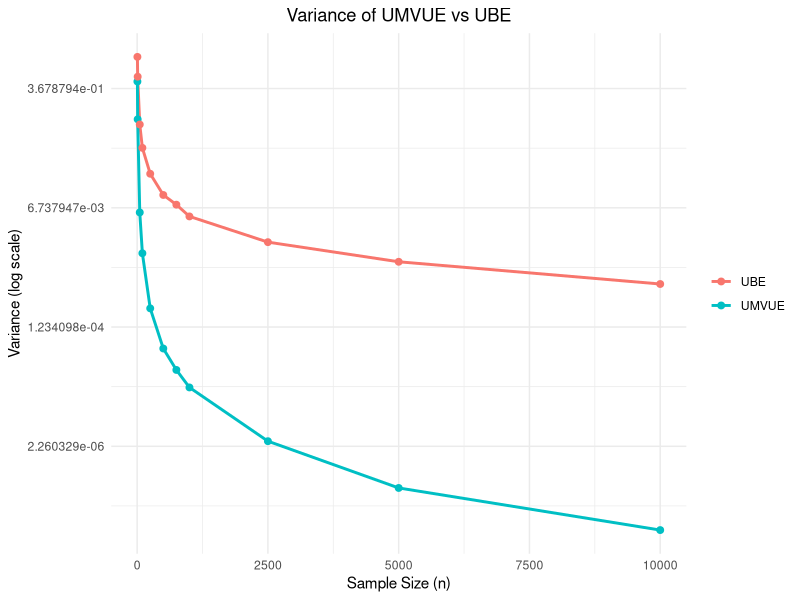

Recreate this plot in R.
# Generate uniform samples and calculate variances of UMVUE and UBE estimators

# Define different sample sizes for the simulation
range_of_n <- c(5,10,50,100,250,500,750,1000,2500,5000,10000)

# True parameter theta for the uniform distribution
theta = 4

# Number of iterations to simulate for each sample size
iterations = 1000

# Initialize vectors to store variance of UMVUE and UBE estimators
var_umvue <- c()
var_ube <- c()

# Loop over each sample size
for(n in range_of_n) {
  
  # Temporary vectors to store UMVUE and UBE estimators for current sample size
  x1 <- c()  # For UMVUE estimators
  x2 <- c()  # For UBE estimators
  
  # Simulate data for the given number of iterations
  for(i in 1:iterations) {
    
    # Generate 'n' random values from uniform(0, theta)
    x <- runif(n, 0, theta)
    
    # Compute the maximum value of the sample (for UMVUE calculation)
    xn <- max(x)
    
    # Compute twice the sample mean (used for UBE calculation)
    xbar2 <- mean(x) * 2
    
    # UMVUE estimator for theta
    func_of_xn <- xn * (n + 1) / n
    
    # UBE estimator for theta
    func <- xbar2
    
    # Store the estimators in the respective vectors
    theta_umvue <- c(func_of_xn)  # UMVUE estimator for the current iteration
    theta_ube <- c(func)  # UBE estimator for the current iteration
    
    # Append the estimators to the temporary vectors
    x1 <- c(x1, theta_umvue)  # Append UMVUE estimator to x1
    x2 <- c(x2, theta_ube)  # Append UBE estimator to x2
  }
  
  # Calculate variance for the UMVUE estimator
  # Variance formula: sum of squared differences from the true value, divided by the number of iterations
  v1 <- sum((x1 - theta)^2 / iterations)
  
  # Calculate variance for the UBE estimator
  # Variance formula: sum of squared differences from the true value, divided by the number of iterations
  v2 <- sum((x2 - theta)^2 / iterations)
  
  # Append calculated variances to the respective vectors
  var_umvue <- c(var_umvue, v1)
  var_ube <- c(var_ube, v2)
}

# Load ggplot2 library for plotting
library(ggplot2)

# Create a data frame to hold the results for plotting
data <- data.frame(
  n = rep(range_of_n, 2),  # Repeating sample sizes for both estimators
  variance = c(var_umvue, var_ube),  # Combine variances for both estimators
  estimator = rep(c("UMVUE", "UBE"), each = length(range_of_n))  # Label each estimator type
)

# Plot the data using ggplot2
ggplot(data, aes(x = n, y = variance, color = estimator, group = estimator)) +
  geom_line(linewidth = 1) +  # Draw line for each estimator to show variance trend
  geom_point(size = 2) +  # Draw points for each sample size to highlight data points
  scale_y_continuous(trans = "log") +  # Apply natural log transformation on y-axis for better visualization
  labs(
    title = "Variance of UMVUE vs UBE",  # Title of the plot
    x = "Sample Size (n)",  # Label for the x-axis
    y = "Variance (log scale)"  # Label for the y-axis
  ) +
  theme_minimal() +  # Use a minimal theme for clean aesthetics
  theme(
    plot.title = element_text(hjust = 0.5),  # Center the plot title
    legend.title = element_blank()  # Remove the legend title for a cleaner look
  )
